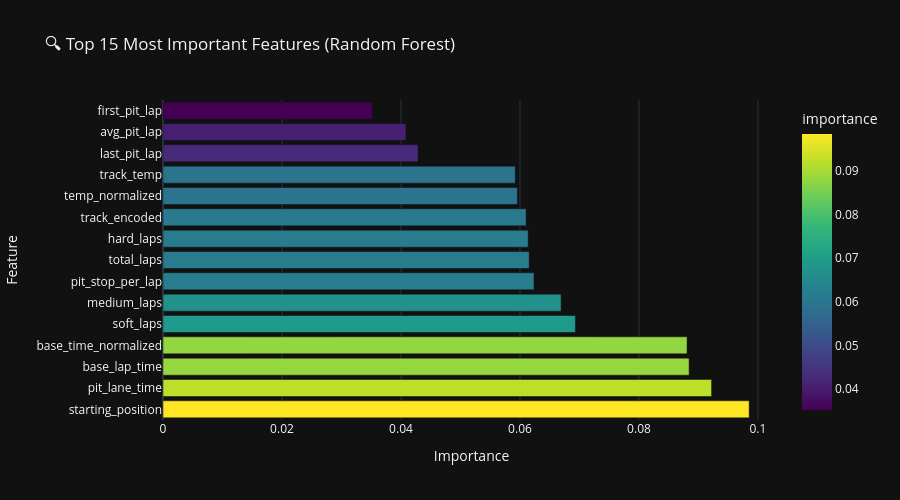
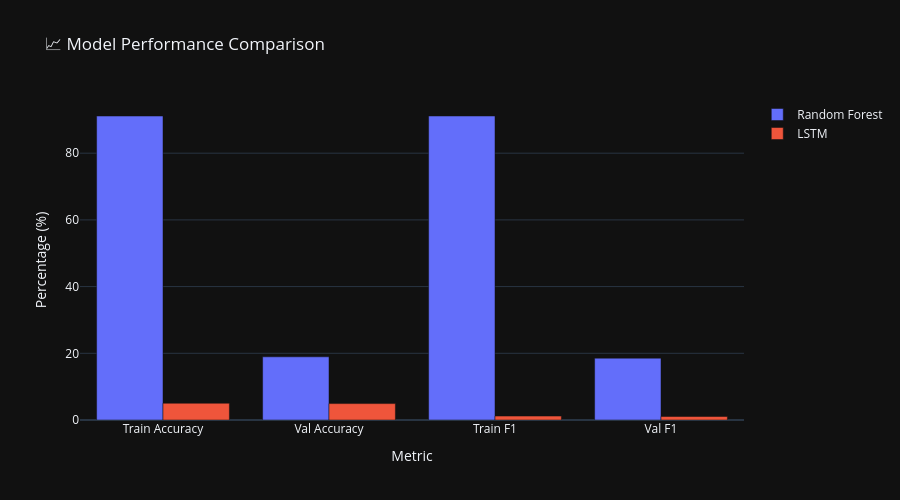
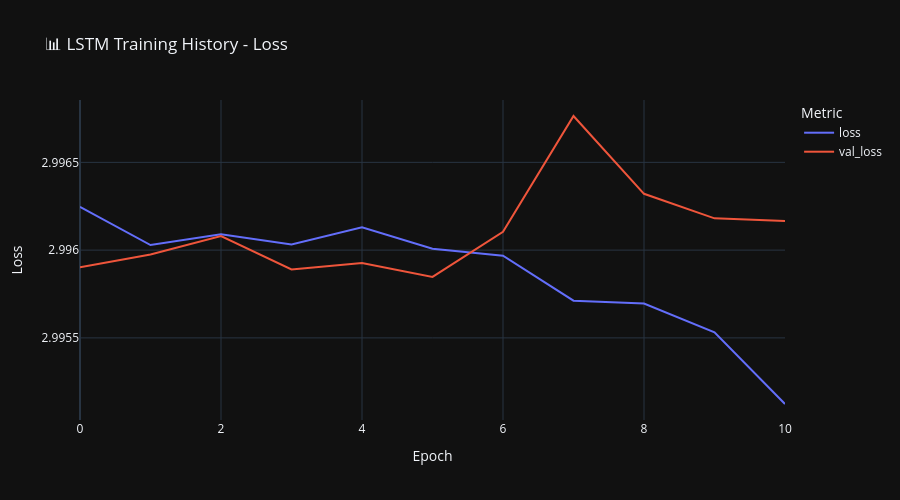
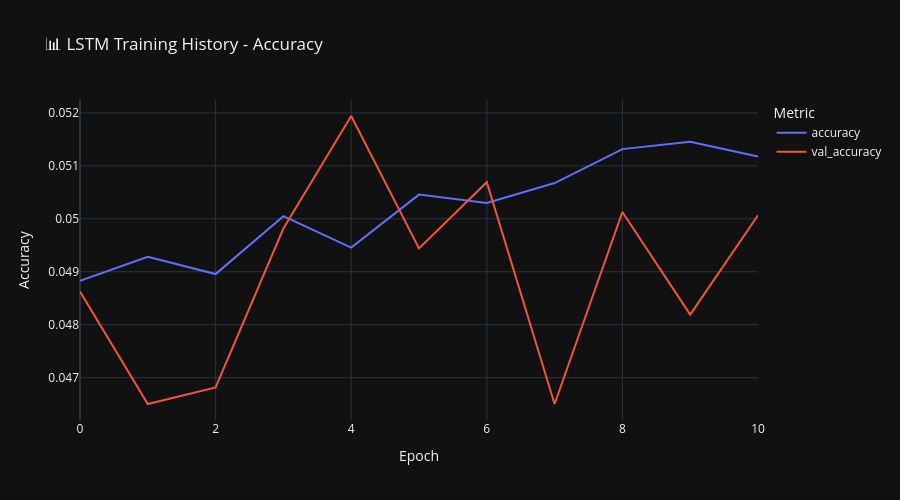

Here is the notebook cell these charts were saved with, in order:
### Markdown cell above
## Section 7: Visualizations and Analysis Charts

### Code cell
# Chart 1: Feature Importance
print("📊 Creating visualizations...")

fig1 = px.bar(
    feature_importance.head(15),
    x='importance',
    y='feature',
    orientation='h',
    title='🔍 Top 15 Most Important Features (Random Forest)',
    color='importance',
    color_continuous_scale='Viridis'
)
fig1.update_layout(
    height=500,
    template='plotly_dark',
    xaxis_title='Importance',
    yaxis_title='Feature',
)
fig1.show()

# Chart 2: Model Performance Comparison
fig2_data = {
    'Metric': ['Train Accuracy', 'Val Accuracy', 'Train F1', 'Val F1'],
    'Random Forest': [train_acc_rf * 100, val_acc_rf * 100, train_f1_rf * 100, val_f1_rf * 100],
    'LSTM': [train_acc_lstm * 100, val_acc_lstm * 100, train_f1_lstm * 100, val_f1_lstm * 100]
}

fig2 = go.Figure(data=[
    go.Bar(name='Random Forest', x=fig2_data['Metric'], y=fig2_data['Random Forest']),
    go.Bar(name='LSTM', x=fig2_data['Metric'], y=fig2_data['LSTM'])
])
fig2.update_layout(
    title='📈 Model Performance Comparison',
    xaxis_title='Metric',
    yaxis_title='Percentage (%)',
    barmode='group',
    template='plotly_dark',
    height=500,
    hovermode='x'
)
fig2.show()

# Chart 3: LSTM Training History - Loss
fig3 = px.line(
    history_df,
    x=history_df.index,
    y=['loss', 'val_loss'],
    title='📊 LSTM Training History - Loss',
    labels={
        'value': 'Loss',
        'index': 'Epoch',
        'variable': 'Metric'
    }
)
fig3.update_xaxes(title_text='Epoch')
fig3.update_yaxes(title_text='Loss')
fig3.update_layout(
    template='plotly_dark',
    height=500,
    hovermode='x'
)
fig3.show()

# Chart 4: LSTM Training History - Accuracy
fig4 = px.line(
    history_df,
    x=history_df.index,
    y=['accuracy', 'val_accuracy'],
    title='📊 LSTM Training History - Accuracy',
    labels={
        'value': 'Accuracy',
        'index': 'Epoch',
        'variable': 'Metric'
    }
)
fig4.update_xaxes(title_text='Epoch')
fig4.update_yaxes(title_text='Accuracy')
fig4.update_layout(
    template='plotly_dark',
    height=500,
    hovermode='x'
)
fig4.show()

### Figure 1 — Plotly figure (JSON) as saved in the notebook; plotly's stock layout.template omitted (floating-point values rounded to 4 significant figures)
{"data": [{"hovertemplate": "importance=%{marker.color}<br>feature=%{y}<extra></extra>", "legendgroup": "", "marker": {"color": [0.09852, 0.09221, 0.08843, 0.08808, 0.06932, 0.06691, 0.06235, 0.06155, 0.06138, 0.06103, 0.05956, 0.05921, 0.04287, 0.04083, 0.03518], "coloraxis": "coloraxis", "pattern": {"shape": ""}}, "name": "", "orientation": "h", "showlegend": false, "textposition": "auto", "type": "bar", "x": [0.09852, 0.09221, 0.08843, 0.08808, 0.06932, 0.06691, 0.06235, 0.06155, 0.06138, 0.06103, 0.05956, 0.05921, 0.04287, 0.04083, 0.03518], "xaxis": "x", "y": ["starting_position", "pit_lane_time", "base_lap_time", "base_time_normalized", "soft_laps", "medium_laps", "pit_stop_per_lap", "total_laps", "hard_laps", "track_encoded", "temp_normalized", "track_temp", "last_pit_lap", "avg_pit_lap", "first_pit_lap"], "yaxis": "y"}], "layout": {"barmode": "relative", "coloraxis": {"colorbar": {"title": {"text": "importance"}}, "colorscale": [[0, "#440154"], [0.1111, "#482878"], [0.2222, "#3e4989"], [0.3333, "#31688e"], [0.4444, "#26828e"], [0.5556, "#1f9e89"], [0.6667, "#35b779"], [0.7778, "#6ece58"], [0.8889, "#b5de2b"], [1, "#fde725"]]}, "height": 500, "legend": {"tracegroupgap": 0}, "title": {"text": "🔍 Top 15 Most Important Features (Random Forest)"}, "xaxis": {"anchor": "y", "domain": [0, 1], "title": {"text": "Importance"}}, "yaxis": {"anchor": "x", "domain": [0, 1], "title": {"text": "Feature"}}}}

### Figure 2 — Plotly figure (JSON) as saved in the notebook; plotly's stock layout.template omitted (floating-point values rounded to 4 significant figures)
{"data": [{"name": "Random Forest", "type": "bar", "x": ["Train Accuracy", "Val Accuracy", "Train F1", "Val F1"], "y": [91.14, 18.95, 91.15, 18.55]}, {"name": "LSTM", "type": "bar", "x": ["Train Accuracy", "Val Accuracy", "Train F1", "Val F1"], "y": [5.032, 4.916, 1.176, 1.04]}], "layout": {"barmode": "group", "height": 500, "hovermode": "x", "title": {"text": "📈 Model Performance Comparison"}, "xaxis": {"title": {"text": "Metric"}}, "yaxis": {"title": {"text": "Percentage (%)"}}}}

### Figure 3 — Plotly figure (JSON) as saved in the notebook; plotly's stock layout.template omitted (floating-point values rounded to 4 significant figures)
{"data": [{"hovertemplate": "Metric=loss<br>Epoch=%{x}<br>Loss=%{y}<extra></extra>", "legendgroup": "loss", "line": {"color": "#636efa", "dash": "solid"}, "marker": {"symbol": "circle"}, "mode": "lines", "name": "loss", "orientation": "v", "showlegend": true, "type": "scatter", "x": [0, 1, 2, 3, 4, 5, 6, 7, 8, 9, 10], "xaxis": "x", "y": [2.996, 2.996, 2.996, 2.996, 2.996, 2.996, 2.996, 2.996, 2.996, 2.996, 2.995], "yaxis": "y"}, {"hovertemplate": "Metric=val_loss<br>Epoch=%{x}<br>Loss=%{y}<extra></extra>", "legendgroup": "val_loss", "line": {"color": "#EF553B", "dash": "solid"}, "marker": {"symbol": "circle"}, "mode": "lines", "name": "val_loss", "orientation": "v", "showlegend": true, "type": "scatter", "x": [0, 1, 2, 3, 4, 5, 6, 7, 8, 9, 10], "xaxis": "x", "y": [2.996, 2.996, 2.996, 2.996, 2.996, 2.996, 2.996, 2.997, 2.996, 2.996, 2.996], "yaxis": "y"}], "layout": {"height": 500, "hovermode": "x", "legend": {"title": {"text": "Metric"}, "tracegroupgap": 0}, "title": {"text": "📊 LSTM Training History - Loss"}, "xaxis": {"anchor": "y", "domain": [0, 1], "title": {"text": "Epoch"}}, "yaxis": {"anchor": "x", "domain": [0, 1], "title": {"text": "Loss"}}}}

### Figure 4 — Plotly figure (JSON) as saved in the notebook; plotly's stock layout.template omitted (floating-point values rounded to 4 significant figures)
{"data": [{"hovertemplate": "Metric=accuracy<br>Epoch=%{x}<br>Accuracy=%{y}<extra></extra>", "legendgroup": "accuracy", "line": {"color": "#636efa", "dash": "solid"}, "marker": {"symbol": "circle"}, "mode": "lines", "name": "accuracy", "orientation": "v", "showlegend": true, "type": "scatter", "x": [0, 1, 2, 3, 4, 5, 6, 7, 8, 9, 10], "xaxis": "x", "y": [0.04883, 0.04928, 0.04896, 0.05005, 0.04946, 0.05046, 0.0503, 0.05068, 0.05132, 0.05146, 0.05118], "yaxis": "y"}, {"hovertemplate": "Metric=val_accuracy<br>Epoch=%{x}<br>Accuracy=%{y}<extra></extra>", "legendgroup": "val_accuracy", "line": {"color": "#EF553B", "dash": "solid"}, "marker": {"symbol": "circle"}, "mode": "lines", "name": "val_accuracy", "orientation": "v", "showlegend": true, "type": "scatter", "x": [0, 1, 2, 3, 4, 5, 6, 7, 8, 9, 10], "xaxis": "x", "y": [0.04863, 0.0465, 0.04682, 0.04982, 0.05194, 0.04944, 0.05069, 0.0465, 0.05013, 0.04819, 0.05007], "yaxis": "y"}], "layout": {"height": 500, "hovermode": "x", "legend": {"title": {"text": "Metric"}, "tracegroupgap": 0}, "title": {"text": "📊 LSTM Training History - Accuracy"}, "xaxis": {"anchor": "y", "domain": [0, 1], "title": {"text": "Epoch"}}, "yaxis": {"anchor": "x", "domain": [0, 1], "title": {"text": "Accuracy"}}}}
